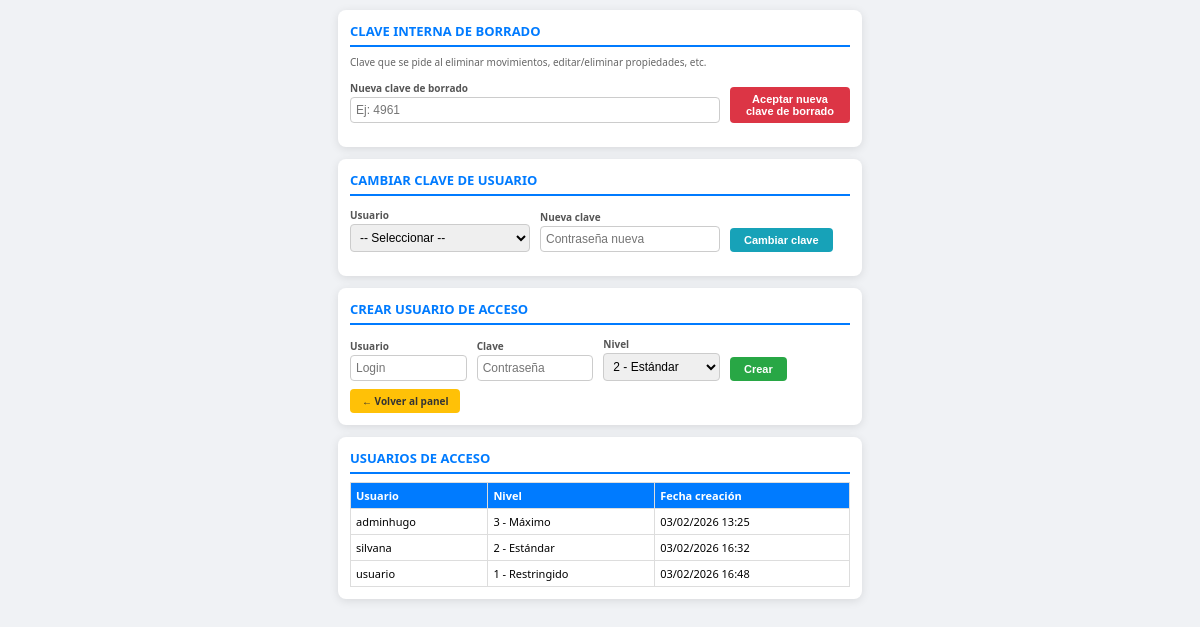
Before: /gestionar_accesos.php (signed in) with the older database file.
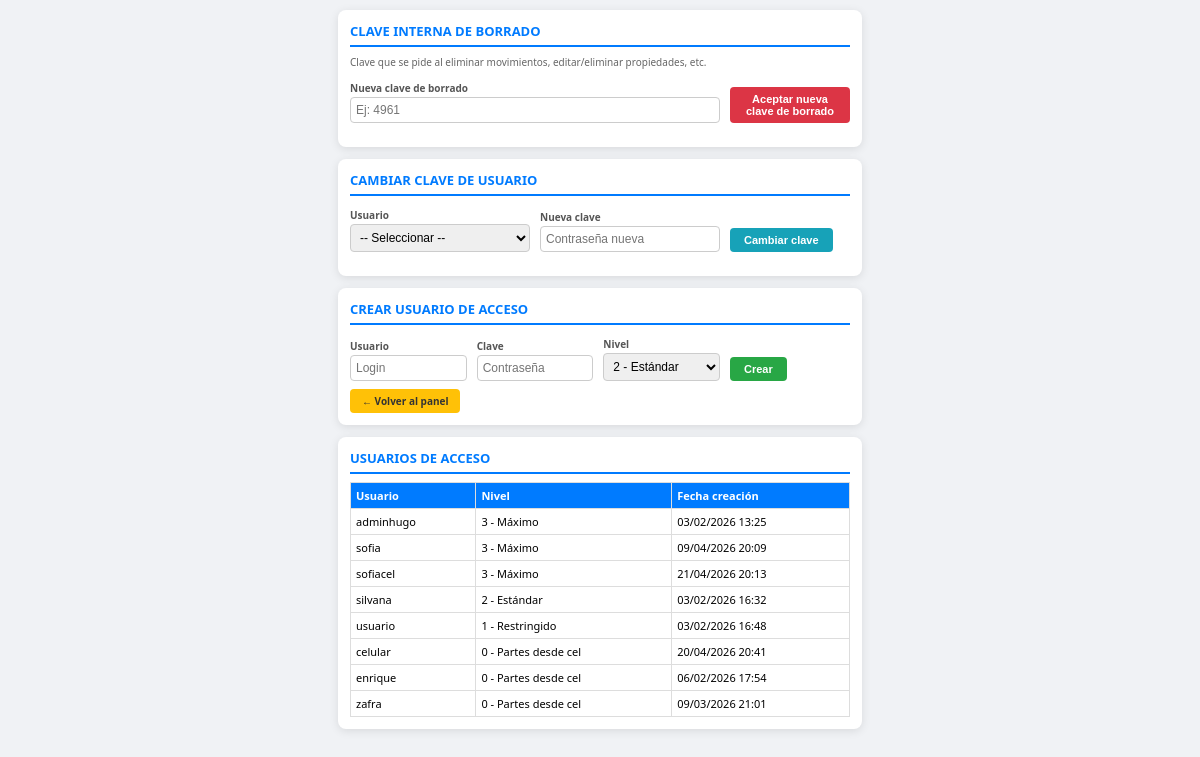
After: the same page with the newer database file.
### tables this page shows
CREATE TABLE `accesos` (
  `id` int(11) NOT NULL AUTO_INCREMENT,
  `usuario` varchar(80) NOT NULL,
  `clave` varchar(255) NOT NULL,
  `nivel_acceso` tinyint(4) NOT NULL DEFAULT 2,
  `creado_por_id` int(11) DEFAULT NULL,
  `fecha_creacion` datetime DEFAULT current_timestamp(),
  PRIMARY KEY (`id`),
  UNIQUE KEY `usuario` (`usuario`),
  KEY `idx_usuario` (`usuario`),
  KEY `idx_nivel` (`nivel_acceso`)
);

### gestionar_accesos.php (the view, shortened to what this page needs)
<?php
require_once __DIR__ . '/config_clave_borrado.php';
$lista = mysqli_query($conexion, "SELECT id, usuario, nivel_acceso, fecha_creacion FROM accesos ORDER BY nivel_acceso DESC, usuario ASC");
?>
<!DOCTYPE html>
<html lang="es">
<head>
</head>
<body>
<div class="card">
    <h2>Clave interna de borrado</h2>
    <p style="font-size:10px; color:#666; margin:0 0 8px;">Clave que se pide al eliminar movimientos, editar/eliminar propiedades, etc.</p>
    <form method="POST" style="margin-bottom:12px;" onsubmit="return confirm('¿Aceptar nueva clave de borrado?');">
        <div class="fila-form">
            <div>
                <label>Nueva clave de borrado</label>
                <input type="text" name="clave_borrado_nueva" required placeholder="Ej: 4961" value="" maxlength="20" autocomplete="off">
            </div>
            <div class="btn-wrap">
                <button type="submit" name="cambiar_clave_borrado" style="background:#dc3545;">Aceptar nueva clave de borrado</button>
            </div>
        </div>
    </form>
</div>
<div class="card">
    <h2>Cambiar clave de usuario</h2>
    <form method="POST" style="margin-bottom:12px;">
        <div class="fila-form">
            <div>
                <label>Usuario</label>
                <select name="id" required>
                    <option value="">-- Seleccionar --</option>
                    <?php mysqli_data_seek($lista, 0); while ($u = mysqli_fetch_assoc($lista)): ?>
                    <option value="<?= $u['id'] ?>"><?= htmlspecialchars($u['usuario']) ?> (nivel <?= $u['nivel_acceso'] ?>)</option>
                    <?php endwhile; ?>
                </select>
            </div>
            <div>
                <label>Nueva clave</label>
                <input type="password" name="clave_nueva" required placeholder="Contraseña nueva" autocomplete="new-password">
            </div>
            <div class="btn-wrap">
                <button type="submit" name="cambiar_clave" style="background:#17a2b8;">Cambiar clave</button>
            </div>
        </div>
    </form>
</div>
<div class="card">
    <h2>Crear usuario de acceso</h2>
    <form method="POST" class="form-nav-enter">
        <div class="fila-form">
            <div>
                <label>Usuario</label>
                <input type="text" name="usuario" required placeholder="Login">
            </div>
            <div>
                <label>Clave</label>
                <input type="password" name="clave" required placeholder="Contraseña">
            </div>
            <div>
                <label>Nivel</label>
                <select name="nivel_acceso">
                    <option value="2" selected>2 - Estándar</option>
                </select>
            </div>
            <div class="btn-wrap">
                <button type="submit" name="crear">Crear</button>
            </div>
        </div>
    </form>
    <a href="index.php" class="volver">← Volver al panel</a>
</div>
<div class="card">
    <h2>Usuarios de acceso</h2>
    <table>
        <thead>
            <tr><th>Usuario</th><th>Nivel</th><th>Fecha creación</th></tr>
        </thead>
        <tbody>
            <?php
            mysqli_data_seek($lista, 0);
            $nombres_nivel = [0 => 'Partes desde cel', 1 => 'Restringido', 2 => 'Estándar', 3 => 'Máximo'];
            while ($r = mysqli_fetch_assoc($lista)):
                $n = (int)$r['nivel_acceso'];
                $nombre_nivel = $nombres_nivel[$n] ?? $n;
            ?>
                <tr>
                    <td><?= htmlspecialchars($r['usuario']) ?></td>
                    <td><?= $n ?> - <?= htmlspecialchars($nombre_nivel) ?></td>
                    <td><?= date('d/m/Y H:i', strtotime($r['fecha_creacion'])) ?></td>
                </tr>
            <?php endwhile; ?>
        </tbody>
    </table>
</div>
</body>
</html>

Changed rows visible on the page:
added accesos: usuario "sofia", nivel_acceso "3", nivel_acceso "Máximo", fecha_creacion "09/04/2026 20:09"
added accesos: usuario "sofiacel", nivel_acceso "3", nivel_acceso "Máximo", fecha_creacion "21/04/2026 20:13"
added accesos: usuario "celular", nivel_acceso "0", nivel_acceso "Partes desde cel", fecha_creacion "20/04/2026 20:41"
added accesos: usuario "enrique", nivel_acceso "0", nivel_acceso "Partes desde cel", fecha_creacion "06/02/2026 17:54"
added accesos: usuario "zafra", nivel_acceso "0", nivel_acceso "Partes desde cel", fecha_creacion "09/03/2026 21:01"
